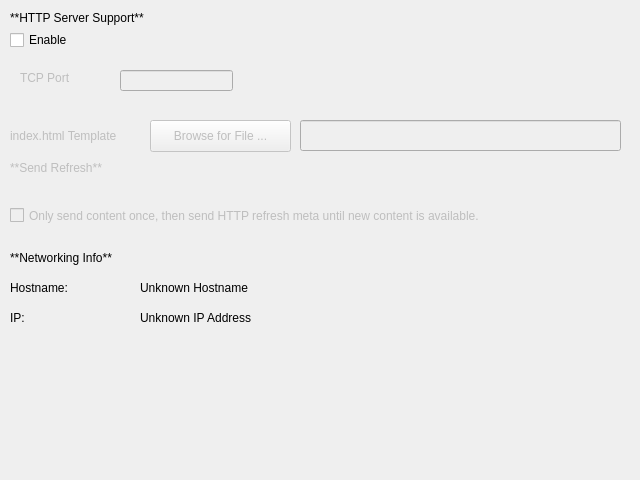
<?xml version="1.0" encoding="UTF-8"?>
<ui version="4.0">
 <class>http_ui</class>
 <widget class="QWidget" name="http_ui">
  <property name="geometry">
   <rect>
    <x>0</x>
    <y>0</y>
    <width>640</width>
    <height>480</height>
   </rect>
  </property>
  <property name="windowTitle">
   <string>HTTP Server</string>
  </property>
  <widget class="QLabel" name="server_enable_label">
   <property name="geometry">
    <rect>
     <x>10</x>
     <y>10</y>
     <width>181</width>
     <height>16</height>
    </rect>
   </property>
   <property name="text">
    <string>**HTTP Server Support**</string>
   </property>
   <property name="textFormat">
    <enum>Qt::MarkdownText</enum>
   </property>
  </widget>
  <widget class="QCheckBox" name="enable_checkbox">
   <property name="geometry">
    <rect>
     <x>10</x>
     <y>30</y>
     <width>86</width>
     <height>20</height>
    </rect>
   </property>
   <property name="text">
    <string>Enable</string>
   </property>
  </widget>
  <widget class="QLabel" name="template_label">
   <property name="enabled">
    <bool>false</bool>
   </property>
   <property name="geometry">
    <rect>
     <x>10</x>
     <y>126</y>
     <width>131</width>
     <height>20</height>
    </rect>
   </property>
   <property name="text">
    <string>index.html Template</string>
   </property>
  </widget>
  <widget class="QPushButton" name="template_button">
   <property name="enabled">
    <bool>false</bool>
   </property>
   <property name="geometry">
    <rect>
     <x>150</x>
     <y>120</y>
     <width>141</width>
     <height>32</height>
    </rect>
   </property>
   <property name="text">
    <string>Browse for File ...</string>
   </property>
  </widget>
  <widget class="QLabel" name="port_label">
   <property name="enabled">
    <bool>false</bool>
   </property>
   <property name="geometry">
    <rect>
     <x>20</x>
     <y>70</y>
     <width>59</width>
     <height>16</height>
    </rect>
   </property>
   <property name="text">
    <string>TCP Port</string>
   </property>
  </widget>
  <widget class="QLineEdit" name="port_lineedit">
   <property name="enabled">
    <bool>false</bool>
   </property>
   <property name="geometry">
    <rect>
     <x>120</x>
     <y>70</y>
     <width>113</width>
     <height>21</height>
    </rect>
   </property>
   <property name="inputMethodHints">
    <set>Qt::ImhDigitsOnly|Qt::ImhPreferNumbers</set>
   </property>
  </widget>
  <widget class="QLineEdit" name="template_lineedit">
   <property name="enabled">
    <bool>false</bool>
   </property>
   <property name="geometry">
    <rect>
     <x>300</x>
     <y>120</y>
     <width>321</width>
     <height>31</height>
    </rect>
   </property>
  </widget>
  <widget class="QLabel" name="once_label">
   <property name="enabled">
    <bool>false</bool>
   </property>
   <property name="geometry">
    <rect>
     <x>10</x>
     <y>160</y>
     <width>111</width>
     <height>16</height>
    </rect>
   </property>
   <property name="text">
    <string>**Send Refresh**</string>
   </property>
   <property name="textFormat">
    <enum>Qt::MarkdownText</enum>
   </property>
  </widget>
  <widget class="QCheckBox" name="once_checkbox">
   <property name="enabled">
    <bool>false</bool>
   </property>
   <property name="geometry">
    <rect>
     <x>10</x>
     <y>190</y>
     <width>621</width>
     <height>51</height>
    </rect>
   </property>
   <property name="text">
    <string>Only send content once, then send HTTP refresh meta until new content is available.</string>
   </property>
  </widget>
  <widget class="QLabel" name="networking_label">
   <property name="geometry">
    <rect>
     <x>10</x>
     <y>250</y>
     <width>291</width>
     <height>16</height>
    </rect>
   </property>
   <property name="text">
    <string>**Networking Info**</string>
   </property>
   <property name="textFormat">
    <enum>Qt::MarkdownText</enum>
   </property>
  </widget>
  <widget class="QLabel" name="hostnamelabel_label">
   <property name="geometry">
    <rect>
     <x>10</x>
     <y>280</y>
     <width>91</width>
     <height>16</height>
    </rect>
   </property>
   <property name="text">
    <string>Hostname:</string>
   </property>
  </widget>
  <widget class="QLabel" name="hostiplabel_label">
   <property name="geometry">
    <rect>
     <x>10</x>
     <y>310</y>
     <width>59</width>
     <height>16</height>
    </rect>
   </property>
   <property name="text">
    <string>IP:</string>
   </property>
  </widget>
  <widget class="QLabel" name="hostname_label">
   <property name="geometry">
    <rect>
     <x>140</x>
     <y>280</y>
     <width>221</width>
     <height>16</height>
    </rect>
   </property>
   <property name="text">
    <string>Unknown Hostname</string>
   </property>
  </widget>
  <widget class="QLabel" name="hostip_label">
   <property name="geometry">
    <rect>
     <x>140</x>
     <y>310</y>
     <width>221</width>
     <height>16</height>
    </rect>
   </property>
   <property name="text">
    <string>Unknown IP Address</string>
   </property>
  </widget>
 </widget>
 <resources/>
 <connections>
  <connection>
   <sender>enable_checkbox</sender>
   <signal>toggled(bool)</signal>
   <receiver>template_label</receiver>
   <slot>setEnabled(bool)</slot>
   <hints>
    <hint type="sourcelabel">
     <x>52</x>
     <y>39</y>
    </hint>
    <hint type="destinationlabel">
     <x>75</x>
     <y>135</y>
    </hint>
   </hints>
  </connection>
  <connection>
   <sender>enable_checkbox</sender>
   <signal>toggled(bool)</signal>
   <receiver>port_lineedit</receiver>
   <slot>setEnabled(bool)</slot>
   <hints>
    <hint type="sourcelabel">
     <x>52</x>
     <y>39</y>
    </hint>
    <hint type="destinationlabel">
     <x>176</x>
     <y>80</y>
    </hint>
   </hints>
  </connection>
  <connection>
   <sender>enable_checkbox</sender>
   <signal>toggled(bool)</signal>
   <receiver>port_label</receiver>
   <slot>setEnabled(bool)</slot>
   <hints>
    <hint type="sourcelabel">
     <x>52</x>
     <y>39</y>
    </hint>
    <hint type="destinationlabel">
     <x>49</x>
     <y>77</y>
    </hint>
   </hints>
  </connection>
  <connection>
   <sender>enable_checkbox</sender>
   <signal>toggled(bool)</signal>
   <receiver>once_checkbox</receiver>
   <slot>setEnabled(bool)</slot>
   <hints>
    <hint type="sourcelabel">
     <x>52</x>
     <y>39</y>
    </hint>
    <hint type="destinationlabel">
     <x>320</x>
     <y>215</y>
    </hint>
   </hints>
  </connection>
  <connection>
   <sender>enable_checkbox</sender>
   <signal>toggled(bool)</signal>
   <receiver>once_label</receiver>
   <slot>setEnabled(bool)</slot>
   <hints>
    <hint type="sourcelabel">
     <x>52</x>
     <y>39</y>
    </hint>
    <hint type="destinationlabel">
     <x>65</x>
     <y>167</y>
    </hint>
   </hints>
  </connection>
  <connection>
   <sender>enable_checkbox</sender>
   <signal>toggled(bool)</signal>
   <receiver>template_lineedit</receiver>
   <slot>setEnabled(bool)</slot>
   <hints>
    <hint type="sourcelabel">
     <x>52</x>
     <y>39</y>
    </hint>
    <hint type="destinationlabel">
     <x>460</x>
     <y>135</y>
    </hint>
   </hints>
  </connection>
  <connection>
   <sender>enable_checkbox</sender>
   <signal>toggled(bool)</signal>
   <receiver>template_button</receiver>
   <slot>setEnabled(bool)</slot>
   <hints>
    <hint type="sourcelabel">
     <x>52</x>
     <y>39</y>
    </hint>
    <hint type="destinationlabel">
     <x>220</x>
     <y>135</y>
    </hint>
   </hints>
  </connection>
 </connections>
</ui>
